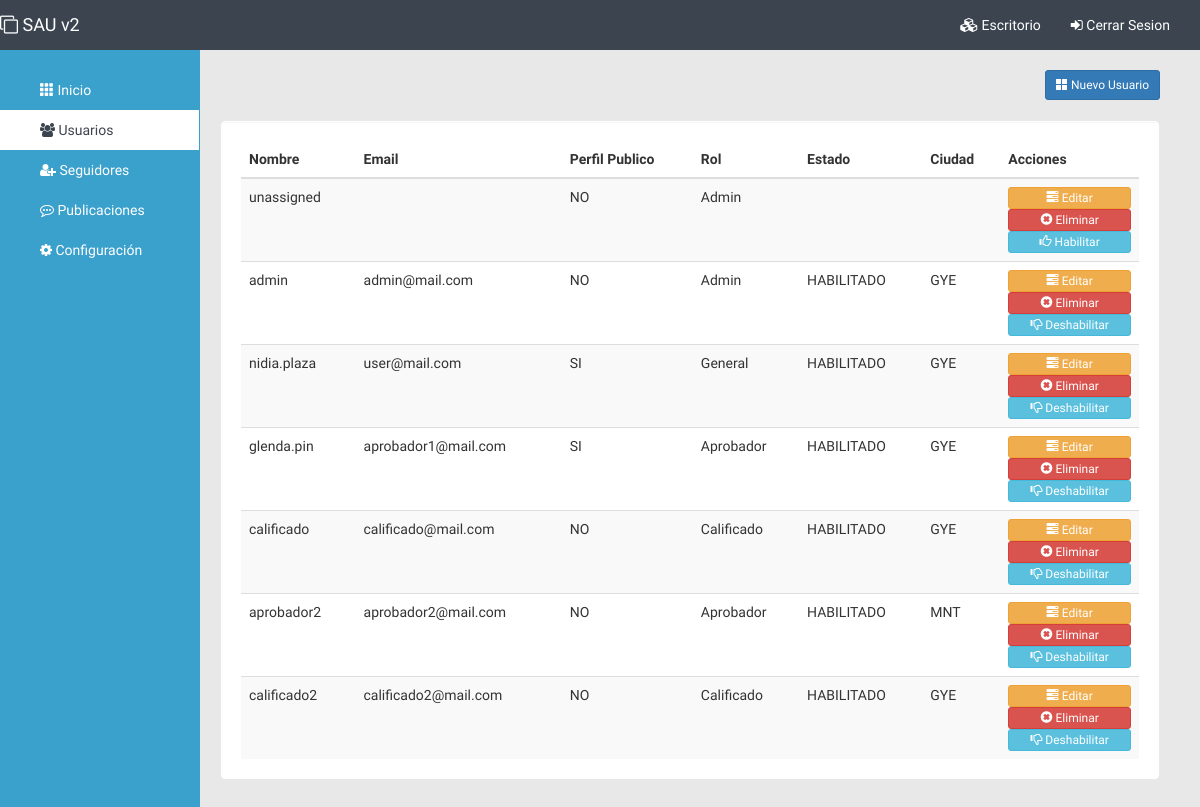
The app's page /admin/usuarios.php (signed in) with its own data.
### tables this page shows
CREATE TABLE `users` (
  `iduser` int(11) NOT NULL,
  `name` varchar(10) NOT NULL,
  `lastname` varchar(10) NOT NULL,
  `username` varchar(20) DEFAULT NULL,
  `password` varchar(100) DEFAULT NULL,
  `identity_card` varchar(10) NOT NULL,
  `email` varchar(100) DEFAULT NULL,
  `profile` varchar(250) DEFAULT NULL,
  `public` int(11) DEFAULT NULL,
  `rank` int(11) NOT NULL,
  `city` varchar(3) NOT NULL,
  `state` varchar(15) NOT NULL
);

CREATE TABLE `rol` (
  `id` int(2) NOT NULL,
  `nombre` varchar(10) NOT NULL
);

### admin/includes/admin.functions.php (the view, shortened to what this page needs)
<?php
class Conexion{
    private static $instancia;
    private $dbh;
    private function __construct(){
        try {
            $this->dbh = new PDO('mysql:host='.HOST.';dbname='.DBNAME, DBUSER, DBPASSWORD);
            $this->dbh->exec("SET CHARACTER SET utf8");
        } catch (PDOException $e) {
            print "Error!: " . $e->getMessage();
            die();
        }
    }
    public function prepare($sql)
    {
        return $this->dbh->prepare($sql);
    }
    public static function singleton_conexion()
    {
        if (!isset(self::$instancia)) {
            self::$instancia = new $miclase;
        }
        return self::$instancia;
    }
}
function getstyle(){
$conexion = Conexion::singleton_conexion();
	$SQL = "SELECT * FROM sau";
	$sentence = $conexion -> prepare($SQL);
	$sentence -> execute();
	$results = $sentence -> fetchAll();
	if (empty($results)) {
	}else{
		foreach ($results as $key){
			echo'<link href="../themes/style-color-'.$key['style'].'.css" rel="stylesheet">';
		}
	}
}
function userslist(){
    $conexion = Conexion::singleton_conexion();
	$SQL = "SELECT iduser,username,email,public,nombre,city,state FROM users,rol where users.rank=rol.id";
	$sentence = $conexion -> prepare($SQL);
	$sentence -> execute();
	$results = $sentence -> fetchAll();
	if (empty($results)) {
	}else{
		foreach ($results as $key){
            if ($key['public'] == 1){
            	$publico = 'SI';
            }else{
                $publico = 'NO';
            }
			echo'
              <tr>
                <td>'.$key['username'].'</td>
                <td>'.$key['email'].'</td>
                <td>'.$publico.'</td>
                <td>'.$key['nombre'].'</td>
                <td>'.$key['state'].'</td>
                <td>'.$key['city'].'</td>
                <td>
                   <form method="POST" action="">
                        <input type="hidden" name="editarusuario" value="'.$key['iduser'].'">
                        <button type="submit" class="btn btn-block btn-xs btn-warning"><i class="glyphicon glyphicon-tasks"></i> Editar</button>
                   </form>
                   <form method="POST" action="">
                        <input type="hidden" name="eliminarusuario" value="'.$key['iduser'].'">
                        <button type="submit" class="btn btn-block btn-xs btn-danger"><i class="glyphicon glyphicon-remove-sign"></i> Eliminar</button>
                   </form>
                   <form method="POST" action="">
                        <input type="hidden" name="deshabusuarioid" value="'.$key['iduser'].'">
                        <input type="hidden" name="deshabusuarioestado" value="'.$key['state'].'">
                        <button type="submit" class="btn btn-block btn-xs btn-info"><i class="glyphicon glyphicon-'.(($key['state']=="HABILITADO")? "thumbs-down":"thumbs-up").'"></i>'.(($key['state']=="HABILITADO")? " Deshabilitar":" Habilitar").'</button>
                   </form>
                </td>
              </tr>
			';
		}
	}
}

### admin/usuarios.php (shortened to what this page needs)
<?php
require_once 'includes/admin.functions.php';
?>
<!DOCTYPE html>
<html lang="en">
  <head>
    <link  href="../themes/css/morris.css" rel="stylesheet">
    <link href="../themes/style.css" rel="stylesheet">
    <link href="admin.css" rel="stylesheet">
    <?php getstyle(); ?>
  </head>
  <body class="dashboard-panel">
    <nav class="navbar navbar-inverse navbar-fixed-top">
      <div class="container">
        <div class="navbar-header">
          <a class="navbar-brand" href="#"><i class="fa fa-clone animated infinite flash"></i> SAU v2</a>
        </div>
        <div id="navbar" class="navbar-collapse collapse">
          <ul class="nav navbar-nav navbar-right">
            <li><a class="logout-btn" href="../dashboard"><i class="fa fa-cubes"></i> Escritorio</a></li>
            <li><a class="logout-btn" href="logout"><i class="fa fa-sign-in"></i> Cerrar Sesion</a></li>
          </ul>
        </div>
      </div>
    </nav>
    <div class="container-fluid">
      <div class="row">
        <div class="col-sm-3 col-md-2 sidebar">
          <ul class="nav nav-sidebar">
            <li><a href="index.php"><i class="glyphicon glyphicon-th"></i> Inicio</a></li>
            <li class="active"><a href="usuarios"><i class="fa fa-users"></i> Usuarios</a></li>
            <li><a href="seguidores"><i class="fa fa-user-plus"></i> Seguidores</a></li>
            <li><a href="publicaciones"><i class="fa fa-commenting-o"></i> Publicaciones</a></li>
            <li><a href="configuration"><i class="fa fa-cog fa-spin"></i> Configuración</a></li>
          </ul>
        </div>
        <div class="col-sm-9 col-sm-offset-3 col-md-10 col-md-offset-2 main">
                  <button type="button" class="btn btn-primary btn-sm pull-right" data-toggle="modal" data-target="#myModal">
                   <i class="glyphicon glyphicon-th-large"></i> Nuevo Usuario
                  </button>
             <div class="col-sm-12 paddingone">
               <div class="well graficas">
               	  <table class="table table-striped">
               	  	<thead>
               	  		<tr>
                                    <th>Nombre</th>
                                    <th>Email</th>
                                    <th>Perfil Publico</th>
                                    <th>Rol</th>
                                    <th>Estado</th>
                                    <th>Ciudad</th>
                                    <th>Acciones</th>
               	  		</tr>
               	  	</thead>
               	  	<tbody>
               	  	  <?php userslist(); ?>
               	  	</tbody>
               	  </table>
               </div>
             </div>
        </div>
      </div>
    </div>
  </body>
</html>

### themes/style.css (style rules this page uses)
a,button { -moz-transition: all .2s ease-in; -o-transition: all .2s ease-in; -webkit-transition: all .2s ease-in; transition: all .2s ease-in; }
.well { background-color: #ffffff; border: 1px solid #ffffff; float: left; width: 100%; }
.navbar-inverse .navbar-nav>li>a { color: #FFFFFF; }
.nav-sidebar > li > a { color: #fff; }

### admin/admin.css (style rules this page uses)
.paddingone { padding:1px; }
.graficas { margin-top:20px; }
.table { margin-bottom: 0px; }

### themes/style-color-3.css (style rules this page uses)
body { font-family: 'Questrial', sans-serif; background-color: #3aa0cc; }
.navbar-inverse { background-color: #3c454f; border-color: #3c454f; }
.sidebar { background-color: #3aa0cc; border-right: 1px solid #3aa0cc; }
.dashboard-panel { background-color: #E8E8E8; }
.navbar-inverse .navbar-brand { color: #FFF; }
.nav-sidebar > .active > a, .nav-sidebar > .active > a:hover, .nav-sidebar > .active > a:focus { color: #3c444f; background-color: #ffffff; }

### themes/css/responsive.css (style rules this page uses)
@media (min-width:768px) { .navbar>.container .navbar-brand, .navbar>.container-fluid .navbar-brand { margin-left: -45px; } }

### themes/css/dashboard.css (style rules this page uses)
body { padding-top: 50px; }
.navbar-fixed-top { border: 0; }
.sidebar { display: none; }
@media (min-width: 768px) { .sidebar { position: fixed; top: 50px; bottom: 0; left: 0; z-index: 1000; display: block; padding: 20px; overflow-x: hidden; overflow-y: auto; } }
.nav-sidebar { margin-right: -21px; margin-bottom: 20px; margin-left: -20px; }
.nav-sidebar > li > a { padding-right: 20px; padding-left: 40px; }
.nav-sidebar > .active > a, .nav-sidebar > .active > a:hover, .nav-sidebar > .active > a:focus { color: #fff; background-color: #428bca; }
.main { padding: 20px; }
@media (min-width: 768px) { .main { padding-right: 40px; } }

### records on screen
users: username "unassigned", public "NO", rank.nombre "Admin", state "Habilitar"
users: username "admin", email "admin@mail.com", public "NO", rank.nombre "Admin", state "HABILITADO", city "GYE", shows "Deshabilitar"
users: username "nidia.plaza", email "user@mail.com", public "SI", rank.nombre "General", state "HABILITADO", city "GYE", shows "Deshabilitar"
users: username "glenda.pin", email "aprobador1@mail.com", public "SI", rank.nombre "Aprobador", state "HABILITADO", city "GYE", shows "Deshabilitar"
users: username "calificado", email "calificado@mail.com", public "NO", rank.nombre "Calificado", state "HABILITADO", city "GYE", shows "Deshabilitar"
users: username "aprobador2", email "aprobador2@mail.com", public "NO", rank.nombre "Aprobador", state "HABILITADO", city "MNT", shows "Deshabilitar"
users: username "calificado2", email "calificado2@mail.com", public "NO", rank.nombre "Calificado", state "HABILITADO", city "GYE", shows "Deshabilitar"
